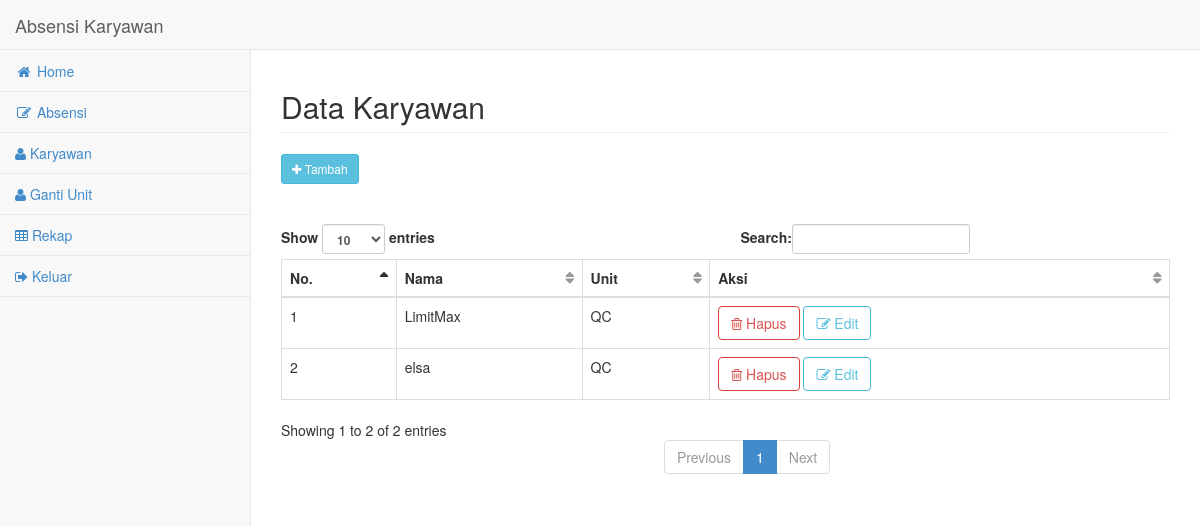
Before: /index.php/karyawan with the older database file.
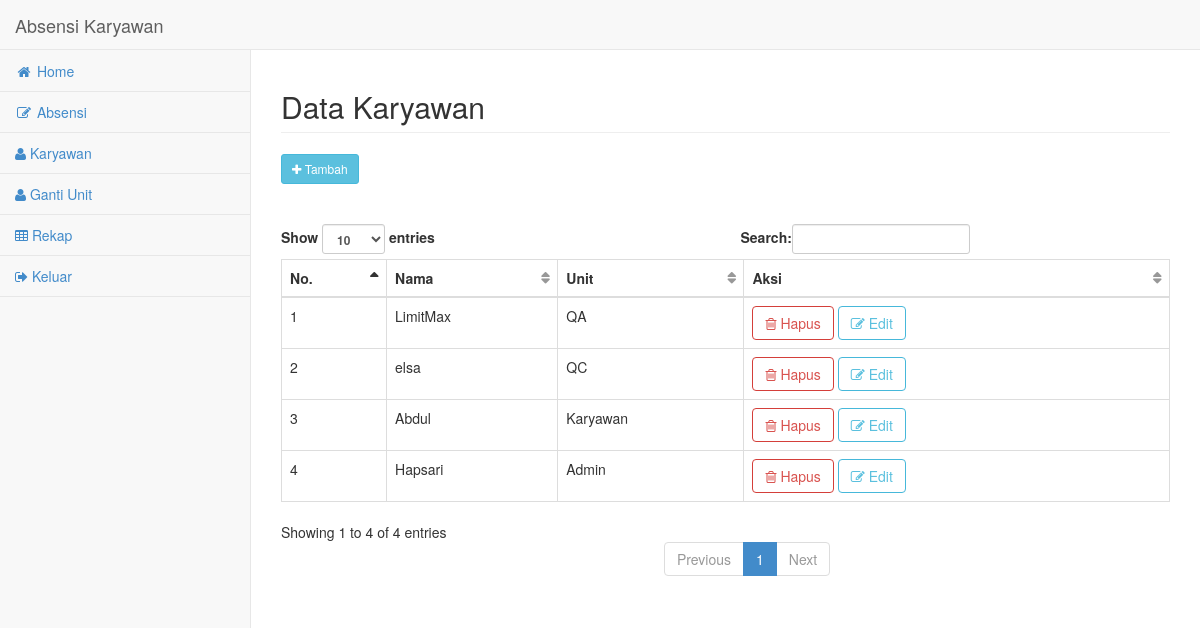
After: the same page with the newer database file.
### tables this page shows
CREATE TABLE `karyawan` (
  `id_karyawan` int(11) NOT NULL,
  `nama` varchar(30) NOT NULL,
  `unit` varchar(20) NOT NULL
);

### application/controllers/Karyawan.php (called while the page is built, shortened)
<?php
class Karyawan extends CI_Controller {
    public function __construct()
    {
        $this->load->model('karyawan_m', 'karyawan');
    }
    public function index()
    {
        $head = array(
            'title' => 'Tampil Karyawan',
            'head' => 'Data Karyawan'
        );
        $data = array(
            'karyawan' => $this->karyawan->data_karyawan()->result()
        );
        $this->load->view('parsial/header', $head);
        $this->load->view('karyawan/tampil', $data);
        $this->load->view('parsial/footer');
    }
}

### index.php (called while the page is built, shortened)
<?php
require_once BASEPATH.'core/CodeIgniter.php';

### application/models/Karyawan_m.php (called while the page is built, shortened)
<?php
class Karyawan_m extends CI_Model {
    public function data_karyawan()
    {
        $query = 'call tampilK()';
        return $this->db->query($query);
    }
}

### application/views/karyawan/tampil.php (the view, shortened to what this page needs)
<div class="row">
    <div class="col-lg-6">
    </div>
</div>
<div>
    <a href="<?=base_url('karyawan/tambah')?>" class="btn btn-sm btn-info">
        <span class="fa fa-plus"></span>
        <span> Tambah</span>
    </a>
</div>
<br><br>
<table class="table table-bordered" id="datatables">
    <thead>
        <th>No.</th>
        <th>Nama</th>
        <th>Unit</th>
        <th>Aksi</th>
    </thead>
    <tbody>
        <?php
        $no = 1;
        foreach ($karyawan as $k)
        {
    ?>
        <tr>
            <td><?= $no++?></td>
            <td><?= $k->nama?></td>
            <td><?= $k->unit?></td>
            <td>
                <a href="<?=base_url('karyawan/hapus/'.$k->id_karyawan)?>" class="btn btn-danger btn-outline"
                    onclick="return confirm('Hapus data ?')">
                    <span class="fa fa-trash-o"></span>
                    <span> Hapus</span>
                </a>
                <a href="<?=base_url('karyawan/edit/'.$k->id_karyawan)?>" class="btn btn-info btn-outline">
                    <span class="fa fa-edit"></span>
                    <span> Edit</span>
                </a>
            </td>
        </tr>
        <?php
        }
    ?>
    </tbody>
</table>

### application/views/parsial/header.php (shortened to what this page needs)
<!DOCTYPE html>
<html>
<head>
    <link href="<?=base_url('assets/sbadmin/css/bootstrap.min.css')?>" rel="stylesheet">
    <link href="<?=base_url('assets/sbadmin/font-awesome/css/font-awesome.css')?>" rel="stylesheet">
    <link href="<?=base_url('assets/sbadmin/css/sb-admin.css" rel="stylesheet')?>">
</head>
<body>
    <div id="wrapper">
        <nav class="navbar navbar-default navbar-fixed-top" role="navigation" style="margin-bottom: 0">
            <div class="navbar-header">
                <a class="navbar-brand" href="index.html">Absensi Karyawan</a>
            </div>
            <div class="navbar-default navbar-static-side" role="navigation">
                <div class="sidebar-collapse">
                    <ul class="nav" id="side-menu">
                        <li>
                            <a href="<?=base_url('home')?>"><i class="fa fa-home fa-fw"></i> Home</a>
                        </li>
                        <li>
                            <a href="<?=base_url('absensi')?>"><i class="fa fa-edit fa-fw"></i> Absensi</a>
                        </li>
                        <li>
                            <a href="<?=base_url('karyawan')?>"><i class="fa fa-user"></i> Karyawan</a>
                        </li>
                        <li>
                            <a href="<?=base_url('unit')?>"><i class="fa fa-user"></i> Ganti Unit</a>
                        </li>
                        <li>
                            <a href="<?=base_url('rekap')?>"><i class="fa fa-table"></i> Rekap</a>
                        </li>
                        <li>
                            <a href="<?=base_url('auth/logout')?>"><i class="fa fa-sign-out"></i> Keluar</a>
                        </li>
                    </ul>
                </div>
            </div>
    </div>
    <div id="page-wrapper">
        <div class="row">
            <div class="col-lg-12">
                <h2 class="page-header"><?= isset($head) ? $head : null?></h2>
            </div>
        </div>

### application/views/parsial/footer.php (shortened to what this page needs)
    </div>
</body>
</html>

### assets/sbadmin/css/sb-admin.css (style rules this page uses)
body { background-color: #f8f8f8; padding-top: 100px; }
@media (min-width:768px) { body { padding-top: 50px; } }
#wrapper { width: 100%; }
#page-wrapper { padding: 0 15px; min-height: 568px; background-color: #fff; }
@media (min-width:768px) { #page-wrapper { position: inherit; margin: 0 0 0 250px; padding: 0 30px; min-height: 1300px; border-left: 1px solid #e7e7e7; } }
.navbar-static-side ul li { border-bottom: 1px solid #e7e7e7; }
@media (min-width:768px) { .navbar-static-side { z-index: 1; position: absolute; width: 250px; margin-top: 51px; } }
.btn-outline { color: inherit; background-color: transparent; transition: all .5s; }
.btn-info.btn-outline { color: #5bc0de; }
.btn-danger.btn-outline { color: #d9534f; }
table.dataTable thead .sorting, table.dataTable thead .sorting_asc, table.dataTable thead .sorting_desc, table.dataTable thead .sorting_asc_disabled, table.dataTable thead .sorting_desc_disabled { background: transparent; }
table.dataTable thead .sorting_asc:after { content: "\f0de"; float: right; font-family: fontawesome; }
table.dataTable thead .sorting:after { content: "\f0dc"; float: right; font-family: fontawesome; color: rgba(50,50,50,.5); }

Changed rows visible on the page:
changed karyawan "LimitMax": unit "QC" → "QA"
added karyawan: nama "Abdul", unit "Karyawan"
added karyawan: nama "Hapsari", unit "Admin"
Other visible differences:
text written by a page script: "Show entries Search: Showing 1 to 2 of 2 entries Previous 1 Next" → "Show entries Search: Showing 1 to 4 of 4 entries Previous 1 Next"
